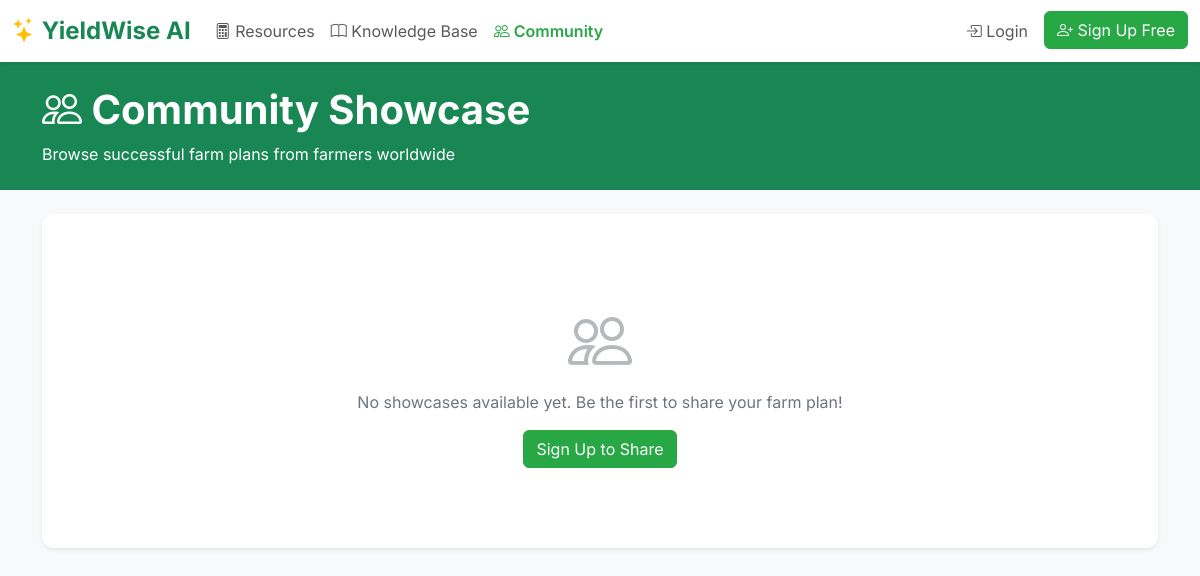
The app's page /community_showcase, older data.
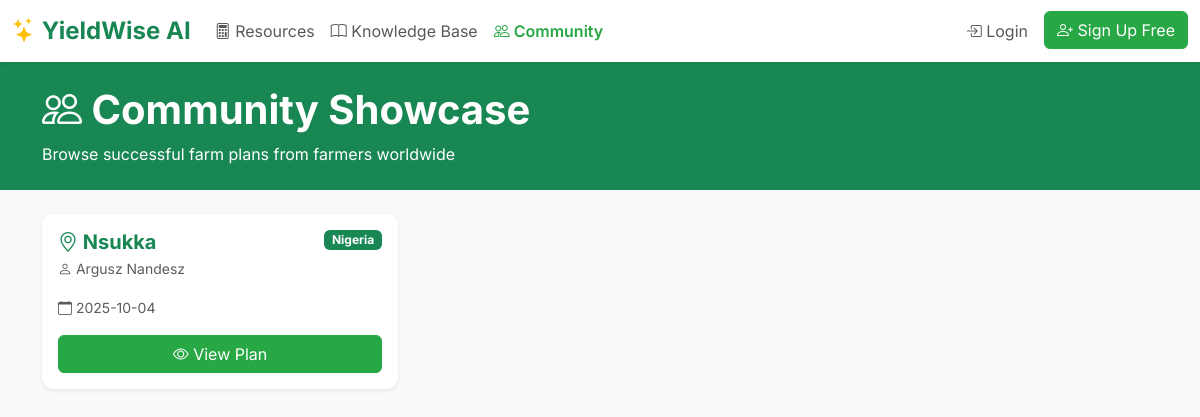
The same page, newer data.
### tables this page shows
CREATE TABLE farm_plans (
            id INTEGER PRIMARY KEY AUTOINCREMENT, user_id INTEGER, 
            location TEXT NOT NULL, country TEXT, currency TEXT, 
            plan_html TEXT NOT NULL, showcase_id TEXT, 
            is_promoted INTEGER DEFAULT 0, -- New monetization field
            created_at TIMESTAMP DEFAULT CURRENT_TIMESTAMP, 
            FOREIGN KEY (user_id) REFERENCES users (id)
        );

CREATE TABLE users (id INTEGER PRIMARY KEY AUTOINCREMENT, email TEXT NOT NULL UNIQUE, password TEXT NOT NULL, name TEXT NOT NULL);

### app.py (the view)
@app.route('/community_showcase')
def community_showcase():
    conn = get_db_connection()
    public_showcases = conn.execute('''
        SELECT p.*, u.name as user_name
        FROM farm_plans p
        JOIN users u ON p.user_id = u.id
        WHERE p.showcase_id IS NOT NULL
        ORDER BY p.created_at DESC
        LIMIT 50
    ''').fetchall()
    conn.close()
    return render_template('community_showcase.html', public_showcases=public_showcases)

### app.py (called while the page is built)
def get_db_connection():
    conn = sqlite3.connect('yieldwise.db', check_same_thread=False, detect_types=sqlite3.PARSE_DECLTYPES | sqlite3.PARSE_COLNAMES)
    conn.row_factory = sqlite3.Row
    return conn

@app.template_filter('dateformat')
def dateformat(value, format='%Y-%m-%d'):
    if value is None: return ""
    if isinstance(value, str):
        try: value = datetime.strptime(value, '%Y-%m-%d %H:%M:%S')
        except (ValueError, TypeError): return value
    if hasattr(value, 'strftime'): return value.strftime(format)
    return value

### templates/community_showcase.html (shortened to what this page needs)
{% extends "base.html" %}
{% block content %}
<div class="bg-success text-white py-4">
    <div class="container">
        <h1 class="fw-bold mb-2">
            <i class="bi bi-people"></i> Community Showcase
        </h1>
        <p class="mb-0">Browse successful farm plans from farmers worldwide</p>
    </div>
</div>
<div class="container py-4">
    {% if public_showcases %}
    <div class="row g-4">
        {% for showcase in public_showcases %}
        <div class="col-lg-4 col-md-6">
            <div class="card showcase-card h-100 shadow-sm showcase-item">
                <div class="card-body">
                    <div class="d-flex align-items-start mb-3">
                        <div class="flex-grow-1">
                            <h5 class="fw-bold text-success mb-1">
                                <i class="bi bi-geo-alt"></i> {{ showcase.location }}
                            </h5>
                            <p class="text-muted small mb-0">
                                <i class="bi bi-person"></i> {{ showcase.user_name }}
                            </p>
                        </div>
                        <span class="badge bg-success">{{ showcase.country or 'Featured' }}</span>
                    </div>
                    <p class="text-muted mb-3">
                        <small><i class="bi bi-calendar"></i> {{ showcase.created_at|dateformat }}</small>
                    </p>
                    <a href="{{ url_for('showcase', showcase_id=showcase.showcase_id) }}" class="btn btn-success w-100">
                        <i class="bi bi-eye"></i> View Plan
                    </a>
                </div>
            </div>
        </div>
        {% endfor %}
    </div>
    {% else %}
    <div class="card shadow-sm">
        <div class="card-body">
            <div class="empty-state">
                <i class="bi bi-people"></i>
                <p>No showcases available yet. Be the first to share your farm plan!</p>
                {% if current_user.is_authenticated %}
                <a href="{{ url_for('dashboard') }}" class="btn btn-success">Create & Share a Plan</a>
                {% else %}
                <a href="{{ url_for('register') }}" class="btn btn-success">Sign Up to Share</a>
                {% endif %}
            </div>
        </div>
    </div>
    {% endif %}
</div>
{% endblock %}

Row changes from the older to the newer data that the page shows:
added farm_plans: location "Nsukka", user_name "Argusz Nandesz", country "Nigeria", created_at "2025-10-04"
Text that changed along with them:
text no longer shown: "No showcases available yet. Be the first to share your farm plan! Sign Up to Share"
